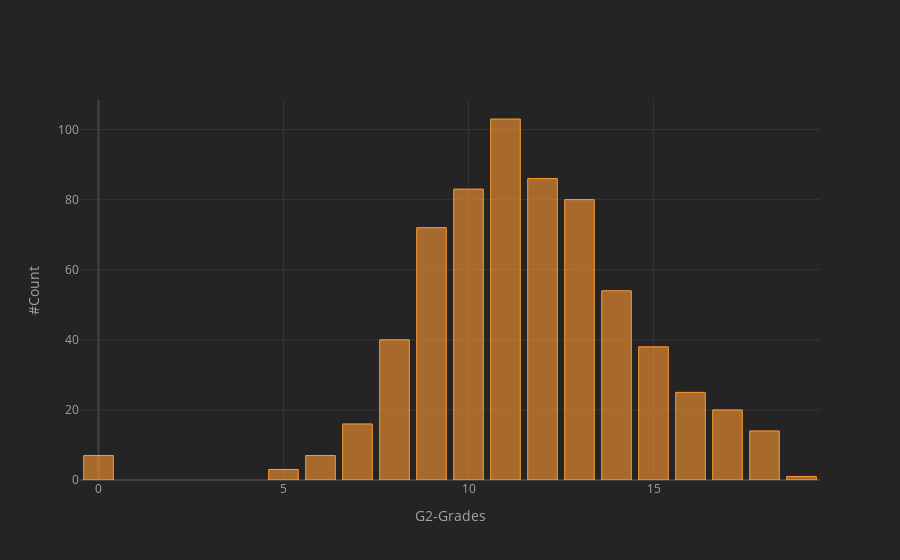

This figure's notebook cell:
### Code cell
Grades["G2"].value_counts().iplot(kind="bar",xTitle="G2-Grades",yTitle="#Count")

### Figure 1 — Plotly figure (JSON) as saved in the notebook; plotly's stock layout.template omitted (floating-point values rounded to 4 significant figures)
{"data": [{"marker": {"color": "rgba(255, 153, 51, 0.6)", "line": {"color": "rgba(255, 153, 51, 1.0)", "width": 1}}, "name": "G2", "orientation": "v", "text": "", "type": "bar", "x": [11, 12, 10, 13, 9, 14, 8, 15, 16, 17, 7, 18, 6, 0, 5, 19], "y": [103, 86, 83, 80, 72, 54, 40, 38, 25, 20, 16, 14, 7, 7, 3, 1]}], "layout": {"legend": {"bgcolor": "#242424", "font": {"color": "#F4F4F4"}}, "paper_bgcolor": "#242424", "plot_bgcolor": "#242424", "title": {"font": {"color": "#F4F4F4"}}, "xaxis": {"gridcolor": "#343434", "showgrid": true, "tickfont": {"color": "#A4A4A4"}, "title": {"font": {"color": "#A4A4A4"}, "text": "G2-Grades"}, "zerolinecolor": "#444444"}, "yaxis": {"gridcolor": "#343434", "showgrid": true, "tickfont": {"color": "#A4A4A4"}, "title": {"font": {"color": "#A4A4A4"}, "text": "#Count"}, "zerolinecolor": "#444444"}}}
